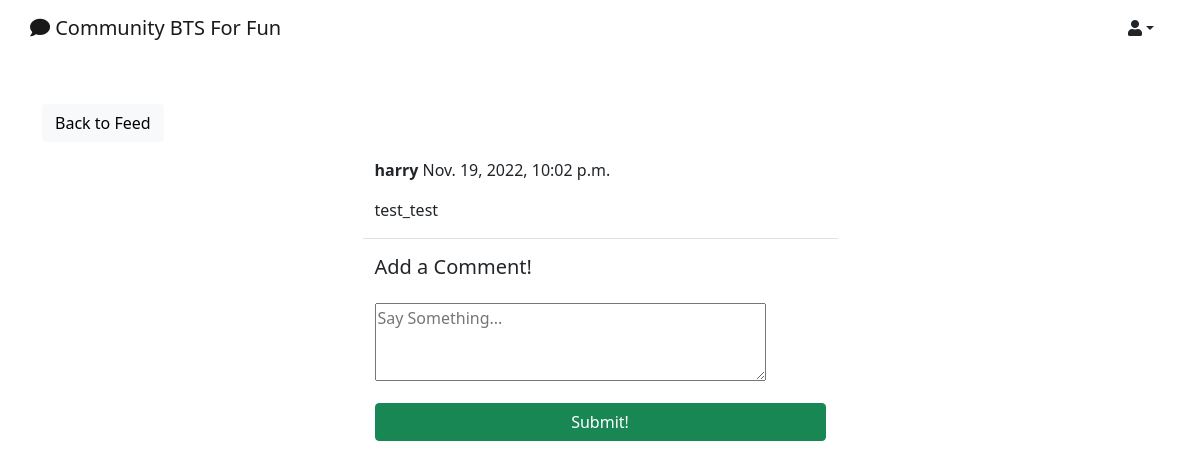
The page /post/8/ (signed in) on the database its author committed.
### post/models.py (models this page shows)
class Post(models.Model):
    body = models.TextField()
    created_on = models.DateTimeField(default=timezone.now)
    author = models.ForeignKey(User, on_delete=models.CASCADE)

### post/views.py (the view, shortened to what this page needs)
# urls.py: path('<int:pk>/', PostDetailView.as_view(), name='post-detail'),
class PostDetailView(LoginRequiredMixin, View):
    def get(self, request, pk, *args, **kwargs):
        post = Post.objects.get(id=pk)
        form = CommentForm()
        comments = Comment.objects.filter(post=post).order_by('-created_on')
        context = {
            'post': post,
            'form': form,
            'comments': comments,
        }
        return render(request, 'post/post_detail.html', context)

### post/forms.py
class CommentForm(forms.ModelForm):
    comment = forms.CharField(
        label='',
        widget=forms.Textarea(
            attrs={'rows': '3',
                   'placeholder': 'Say Something...'}
        ))
    class Meta:
        model = Comment
        fields = ['comment']

### post/templates/post/post_detail.html (shortened to what this page needs)
{% extends 'post/layout.html' %}
{% block content %}
<div class="container">
    <div class="row mt-5">
        <div class="col-md-3 col-sm-6">
            <a href="{% url 'post:post-list' %}" class="btn btn-light">Back to Feed</a>
        </div>
    </div>
    <div class="row justify-content-center mt-3">
        <div class="col-md-5 col-sm-12 border-bottom">
            <p>
                <strong>{{ post.author }}</strong> {{ post.created_on }}
            </p>
            <p>{{ post.body }}</p>
        </div>
    </div>
    <div class="row justify-content-center mt-3">
        <div class="col-md-5 col-sm-12">
            <h5>Add a Comment!</h5>
        </div>
    </div>
    <div class="row justify-content-center mt-3 mb-5">
        <div class="col-md-5 col-sm-12">
            <form method="POST">
                {{ form }}
                <div class="d-grid gap-2">
                    <button class="btn btn-success mt-3">Submit!</button>
                </div>
            </form>
        </div>
    </div>
</div>
{% endblock content %}

### rows shown on the page
Post: author "harry", created_on "Nov. 19, 2022, 10:02 p.m.", body "test_test"
